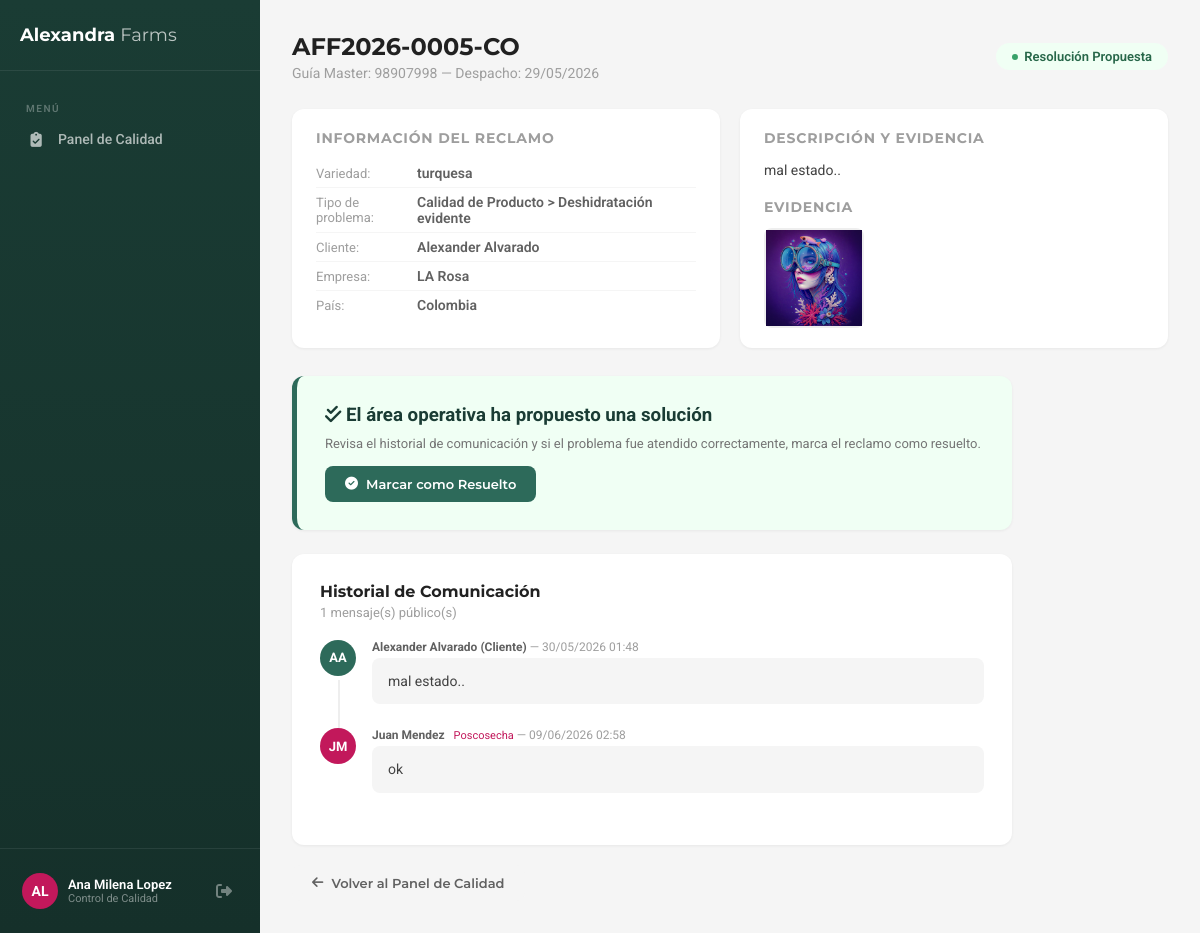
Before: /reclamos/reclamo/5/ (signed in) with the older database file.
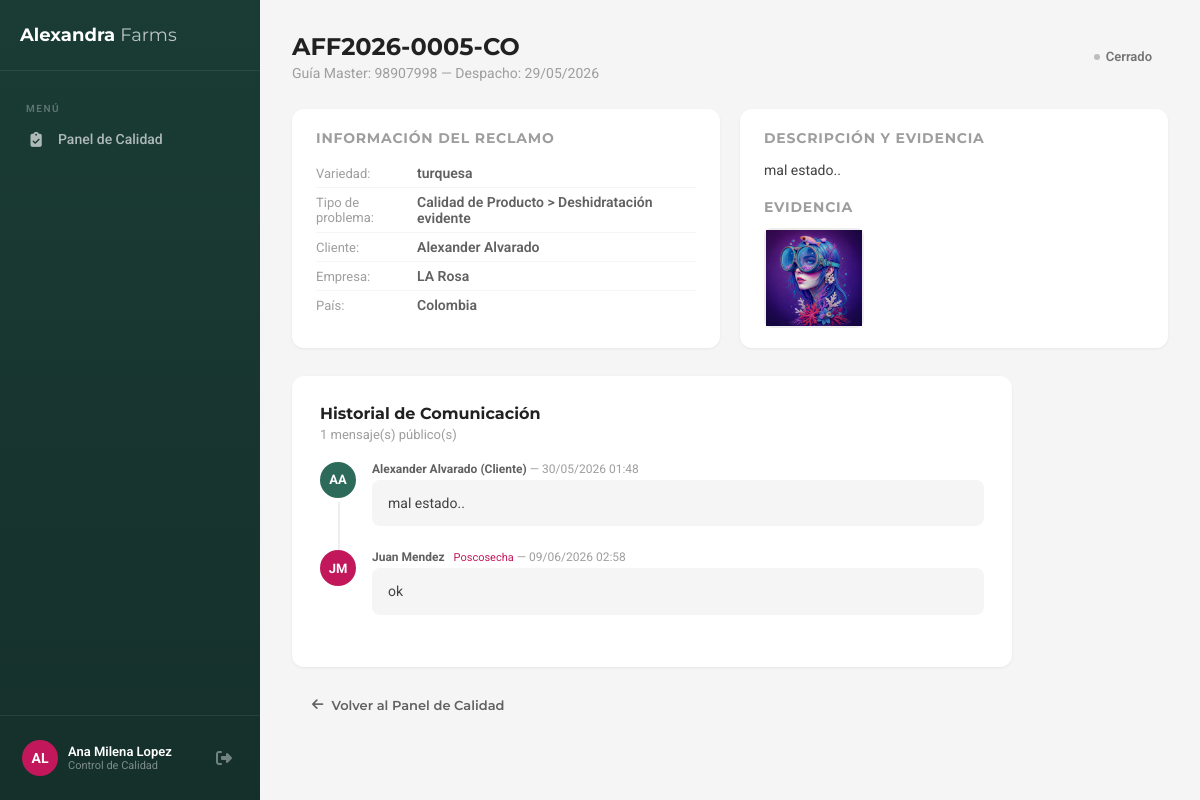
After: the same page with the newer database file.
### reclamos/models.py (models this page shows, shortened)
class Reclamo(models.Model):
    ESTADOS = (
        ('pendiente_validacion', _('Pendiente Validación')),
        ('en_validacion', _('En Validación')),
        ('aprobado_pendiente', _('Aprobado - Pendiente Asignación')),
        ('rechazado', _('Rechazado')),
        ('en_proceso', _('En Proceso')),
        ('en_investigacion', _('En Investigación')),
        ('resolucion_propuesta', _('Resolución Propuesta')),
        ('resuelto', _('Resuelto')),
        ('cerrado', _('Cerrado')),
    )
    numero = models.CharField(max_length=25, unique=True, editable=False, verbose_name=_('Número'))
    cliente = models.ForeignKey(Perfil, on_delete=models.CASCADE, related_name='reclamos', verbose_name=_('Cliente'))
    tipo_problema = models.ForeignKey(TipoProblema, on_delete=models.PROTECT, verbose_name=_('Tipo de problema'))
    variedad_rosa = models.CharField(max_length=100, verbose_name=_('Variedad de rosa'))
    numero_guia_master = models.CharField(max_length=100, verbose_name=_('Número de Guía Master'))
    fecha_despacho = models.DateField(verbose_name=_('Fecha de despacho'))
    descripcion = models.TextField(verbose_name=_('Descripción detallada'))
    estado = models.CharField(max_length=25, choices=ESTADOS, default='pendiente_validacion', verbose_name=_('Estado'))
    inspector_calidad = models.ForeignKey(
        Perfil, on_delete=models.SET_NULL, null=True, blank=True,
        related_name='reclamos_inspeccionados', verbose_name=_('Inspector de Calidad')
    )
    motivo_rechazo = models.ForeignKey(
        MotivoRechazo, on_delete=models.SET_NULL, null=True, blank=True,
        verbose_name=_('Motivo de Rechazo')
    )
    observaciones_internas_calidad = models.TextField(blank=True, verbose_name=_('Observaciones Internas (Calidad)'))
    zona_horaria_cliente = models.CharField(max_length=50, default='America/New_York', verbose_name=_('Zona horaria cliente'))
    created_at = models.DateTimeField(auto_now_add=True)
    updated_at = models.DateTimeField(auto_now=True)
    class Meta:
        verbose_name = _('Reclamo')
        verbose_name_plural = _('Reclamos')
        ordering = ['-created_at']
        permissions = [
            ("puede_validar_calidad", "Puede validar reclamos como Control de Calidad"),
            ("puede_ver_gerencia", "Puede ver dashboard gerencial"),
        ]

class TipoProblema(models.Model):
    categoria = models.ForeignKey(CategoriaProblema, on_delete=models.CASCADE, related_name='tipos')
    nombre = models.CharField(max_length=150, verbose_name=_('Tipo de Problema'))
    activo = models.BooleanField(default=True)
    class Meta:
        verbose_name = _('Tipo de Problema')
        verbose_name_plural = _('Tipos de Problemas')
    def __str__(self):
        return f"{self.categoria.nombre} > {self.nombre}"

class CategoriaProblema(models.Model):
    nombre = models.CharField(max_length=100, verbose_name=_('Categoría'))
    orden = models.PositiveIntegerField(default=0)
    class Meta:
        verbose_name = _('Categoría de Problema')
        verbose_name_plural = _('Categorías de Problemas')
        ordering = ['orden']

### cuentas/models.py (models this page shows, shortened)
class Perfil(models.Model):
    ROLES = (
        ('cliente_comprador', _('Cliente Comprador')),
        ('empleado', _('Empleado Interno')),
    )
    DEPARTAMENTOS = (
        ('ventas', _('Ventas')),
        ('calidad', _('Control de Calidad')),
        ('poscosecha', _('Poscosecha')),
        ('produccion', _('Producción')),
        ('exportaciones', _('Exportaciones')),
        ('gerencia', _('Gerencia General')),
        ('admin', _('Administrador TI')),
    )
    IDIOMAS = (
        ('es', _('Español')),
        ('en', _('English')),
        ('ru', _('Русский')),
    )
    user = models.OneToOneField(User, on_delete=models.CASCADE, related_name='perfil')
    role = models.CharField(max_length=20, choices=ROLES, verbose_name=_('Rol'))
    departamento = models.CharField(max_length=20, choices=DEPARTAMENTOS, null=True, blank=True, verbose_name=_('Departamento'))
    phone = models.CharField(max_length=30, blank=True, verbose_name=_('Teléfono'))
    company_name = models.CharField(max_length=200, blank=True, verbose_name=_('Empresa'))
    country = models.CharField(max_length=100, blank=True, verbose_name=_('País'))
    preferred_language = models.CharField(
        max_length=2, choices=IDIOMAS, default='es', verbose_name=_('Idioma preferido')
    )
    must_change_password = models.BooleanField(
        default=False, verbose_name=_('Debe cambiar contraseña')
    )
    temp_password_expires_at = models.DateTimeField(
        null=True, blank=True, verbose_name=_('Expiración de contraseña temporal')
    )
    failed_attempts = models.IntegerField(default=0, verbose_name=_('Intentos fallidos'))
    locked_until = models.DateTimeField(
        null=True, blank=True, verbose_name=_('Bloqueado hasta')
    )
    created_at = models.DateTimeField(auto_now_add=True, verbose_name=_('Creado el'))
    class Meta:
        verbose_name = _('Perfil')
        verbose_name_plural = _('Perfiles')

### cuentas/views.py (the view)
        @login_required
        def wrapper(request, *args, **kwargs):
            try:
                perfil = request.user.perfil
            except Perfil.DoesNotExist:
                logout(request)
                return redirect('login')
            if perfil.must_change_password:
                return redirect('cambiar_password')
            if perfil.role in roles:
                return view_func(request, *args, **kwargs)
            else:
                logout(request)
                messages.error(request, 'sin_permiso')
                return redirect('login')

### cuentas/views.py (called while the page is built)
def role_required(*roles):
    def decorator(view_func):
        @login_required
        def wrapper(request, *args, **kwargs):
            try:
                perfil = request.user.perfil
            except Perfil.DoesNotExist:
                logout(request)
                return redirect('login')
            if perfil.must_change_password:
                return redirect('cambiar_password')
            if perfil.role in roles:
                return view_func(request, *args, **kwargs)
            else:
                logout(request)
                messages.error(request, 'sin_permiso')
                return redirect('login')
        return wrapper
    return decorator

### reclamos/templates/reclamos/detalle_reclamo.html (shortened to what the changed rows need)
{% extends 'reclamos/base_panel.html' %}
{% block content %}
    <div class="page-header" style="display:flex;align-items:center;justify-content:space-between;flex-wrap:wrap;gap:12px;">
        <div>
            <h1>{{ reclamo.numero }}</h1>
            <p><span data-translate="guia_master_label">Guía Master</span>: {{ reclamo.numero_guia_master }} — <span data-translate="despacho_label">Despacho</span>: {{ reclamo.fecha_despacho|date:"d/m/Y" }}</p>
        </div>
        <span class="badge badge-{{ reclamo.estado }}" style="font-size:13px;padding:6px 16px;">
            <span class="badge-dot"></span> {{ reclamo.get_estado_display }}
        </span>
    </div>
    <div style="display:grid;grid-template-columns:1fr 1fr;gap:20px;margin-bottom:28px;">
        <div class="form-panel" style="margin:0;padding:20px 24px;">
            <table style="width:100%;">
                <tr><td style="padding:6px 0;color:var(--gray-500);font-size:13px;" data-translate="label_variedad">Variedad:</td><td style="padding:6px 0;font-weight:600;font-size:14px;">{{ reclamo.variedad_rosa }}</td></tr>
                <tr><td style="padding:6px 0;color:var(--gray-500);font-size:13px;" data-translate="label_tipo">Tipo de problema:</td><td style="padding:6px 0;font-weight:600;font-size:14px;">{{ reclamo.tipo_problema }}</td></tr>
                <tr><td style="padding:6px 0;color:var(--gray-500);font-size:13px;" data-translate="label_cliente">Cliente:</td><td style="padding:6px 0;font-weight:600;font-size:14px;">{{ reclamo.cliente.user.get_full_name }}</td></tr>
                <tr><td style="padding:6px 0;color:var(--gray-500);font-size:13px;" data-translate="label_empresa">Empresa:</td><td style="padding:6px 0;font-weight:600;font-size:14px;">{{ reclamo.cliente.company_name }}</td></tr>
                <tr><td style="padding:6px 0;color:var(--gray-500);font-size:13px;" data-translate="label_pais">País:</td><td style="padding:6px 0;font-weight:600;font-size:14px;">{{ reclamo.cliente.country }}</td></tr>
            </table>
        </div>
        <div class="form-panel" style="margin:0;padding:20px 24px;">
            <h3 style="font-family:var(--font-heading);font-size:14px;color:var(--gray-500);text-transform:uppercase;letter-spacing:0.8px;margin-bottom:12px;" data-translate="desc_evidencia">Descripción y Evidencia</h3>
            <p style="font-size:14px;color:var(--gray-800);line-height:1.7;margin-bottom:15px;">{{ reclamo.descripcion }}</p>
           {% if evidencias %}
<h3 style="font-family:var(--font-heading);font-size:14px;color:var(--gray-500);text-transform:uppercase;letter-spacing:0.8px;margin-bottom:8px;" data-translate="label_evidencia">Evidencia</h3>
<div class="evidencias-grid">
    {% for ev in evidencias %}
    <div class="evidencia-thumb" onclick="abrirZoom('{{ ev.archivo.url }}')">
    </div>
    {% endfor %}
</div>
{% endif %}
        </div>
    </div>
    {% if perfil.departamento == 'calidad' and reclamo.estado == 'resolucion_propuesta' %}
    <div class="form-panel" style="border-left: 5px solid #2d6a5a; background-color: #f0fff4; margin-bottom: 24px;">
        <h3 style="color: #1a3c34; margin-bottom: 10px;">
            <i class="fas fa-check-double"></i> El área operativa ha propuesto una solución
        </h3>
        <p style="font-size:13px; color:var(--gray-600); margin-bottom:15px;">
            Revisa el historial de comunicación y si el problema fue atendido correctamente, marca el reclamo como resuelto.
        </p>
        <form method="POST">
            <button type="submit" class="btn btn-primary" style="background-color:#2d6a5a; border-color:#2d6a5a;">
                <i class="fas fa-check-circle"></i> Marcar como Resuelto
            </button>
        </form>
    </div>
    {% endif %}
    <div class="form-panel">
        <ul class="timeline">
            <li class="timeline-item">
                <div class="timeline-avatar client">{{ reclamo.cliente.user.first_name.0 }}{{ reclamo.cliente.user.last_name.0 }}</div>
                <div class="timeline-body">
                    <div class="timeline-meta">
                        <strong>{{ reclamo.cliente.user.get_full_name }} (<span data-translate="label_cliente_rol">Cliente</span>)</strong> — {{ reclamo.created_at|date:"d/m/Y H:i" }}
                    </div>
                    <div class="timeline-msg">{{ reclamo.descripcion }}</div>
                </div>
            </li>
        </ul>
    </div>
{% endblock %}

Changed rows visible on the page:
changed Reclamo "AFF2026-0005-CO": estado "Resolución Propuesta" → "Cerrado"
Other visible differences:
text no longer shown: "El área operativa ha propuesto una solución Revisa el historial de comunicación y si el problema fue atendido correctamente, marca el reclamo como resuelto. Marcar como Resuelto"
